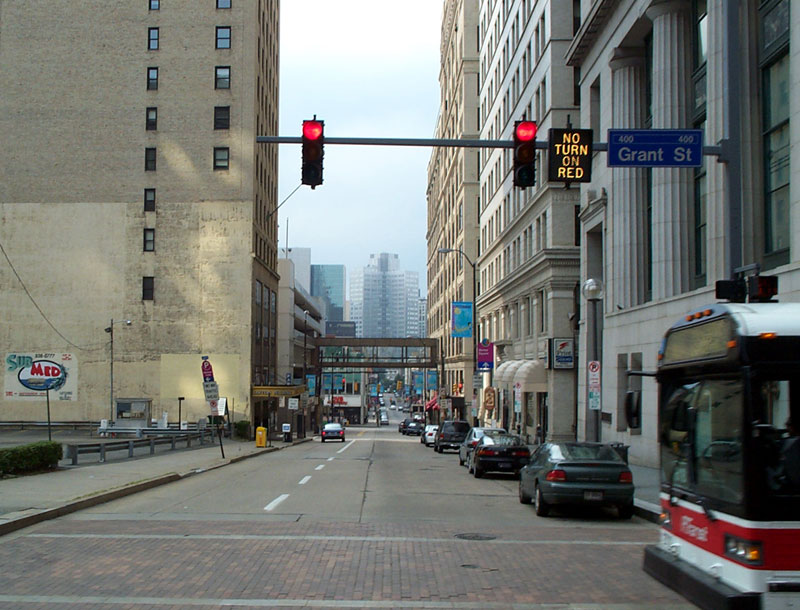
#> input picture Hough Transform/Senior Design python code/Forbes.jpg, 800 x 610 px
$ python -i detect_Shapes.py   (imports and definitions only)   (older library calls are emulated)
#> lines starting #> are read from the running program, lines starting #| are printed output that depends on the picture; after the words box and inside, x2 and y2 are one past the last pixel; in counts of white or black regions, pixels touching at a corner belong together
# -*- coding: utf-8 -*-
"""
Created on Wed Feb 27 10:13:19 2019

@author: Alexander
"""

# import the necessary packages
from lib.shapeDetector import ShapeDetector
from lib.colorLabeler import ColorLabeler
import argparse
import imutils
import cv2
import json

file_json = "./data/output/train.json"
fulljson = []
rects = []


def extractShapes(imagePath,target_color="red", target_shape="rectangle", testcontrol=False):
#> called with imagePath = 'Forbes.jpg', target_color = 'red', target_shape = 'rectangle', testcontrol = False
    rects = []
    # load the image and resize it to a smaller factor so that
    # the shapes can be approximated better
    image = cv2.imread(imagePath)
#> image is the input picture: shape (610, 800, 3); mean B, G, R 113.7, 118.2, 115.8
    resized = imutils.resize(image, width=1000)
    #resized = image
    ratio = image.shape[0] / float(resized.shape[0])
#> ratio = 0.801

    # blur the resized image slightly, then convert it to both
    # grayscale and the L*a*b* color spaces
    #blurred = cv2.GaussianBlur(resized, (5, 5), 0)
    blurred = resized

    gray = cv2.cvtColor(blurred, cv2.COLOR_BGR2GRAY)
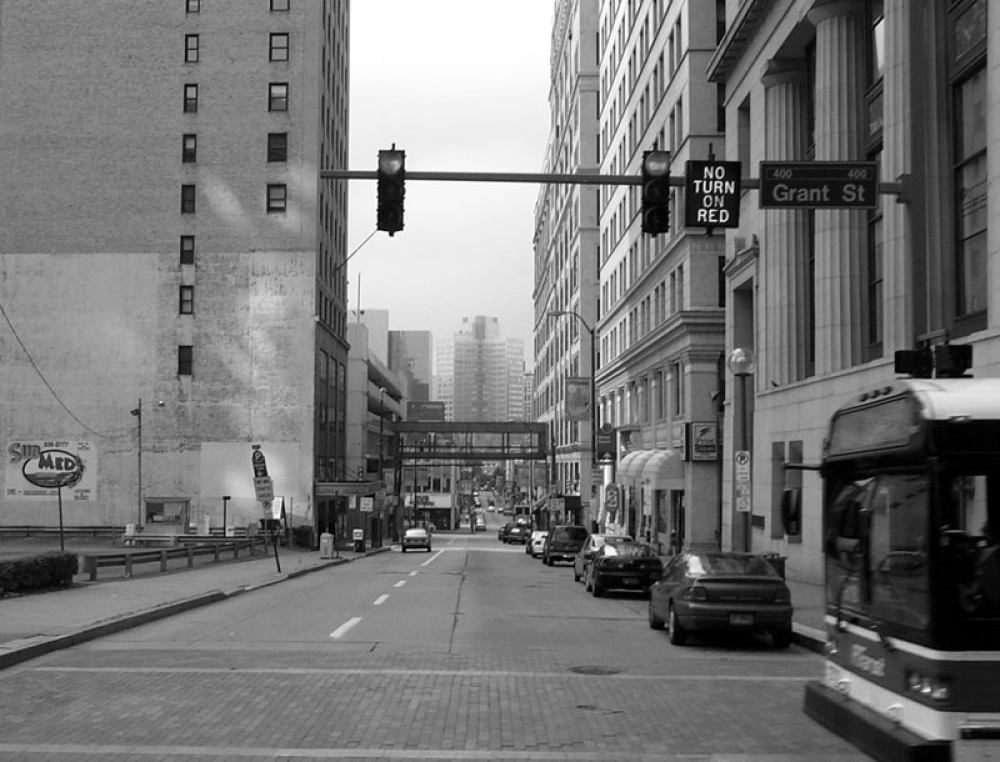
#> gray: shape (762, 1000); min 0, max 255, mean 116.9

    lab = cv2.cvtColor(blurred, cv2.COLOR_BGR2LAB)
#> lab: shape (762, 1000, 3); mean of channels 0, 1, 2 123.7, 126.6, 130.3

    thresh = cv2.threshold(gray, 20, 255, cv2.THRESH_BINARY)[1]
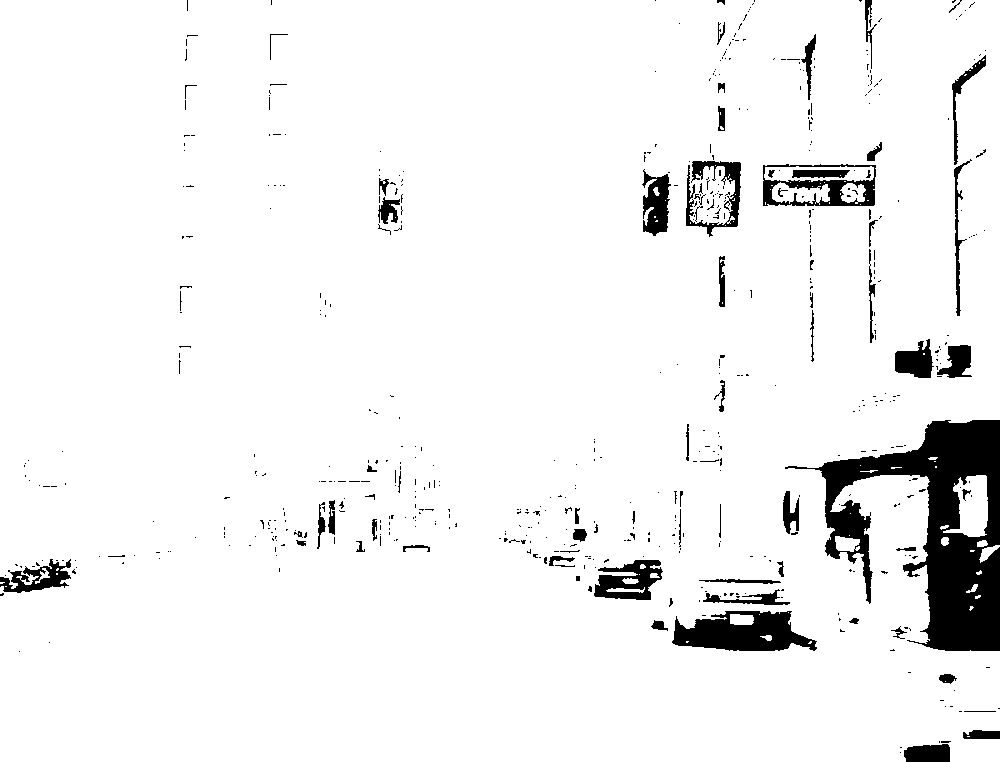
#> thresh: shape (762, 1000); 94.5% white; 579 black regions (502 under 20 px)

    if testcontrol ==True:
        cv2.imwrite("./Data/output/resized.jpg", resized)
        cv2.imwrite("./Data/output/blurred.jpg", blurred)
        cv2.imwrite("./Data/output/gray.jpg", gray)
        cv2.imwrite("./Data/output/lab.jpg", lab)
        cv2.imwrite("./Data/output/thresh.jpg", thresh)

    # find contours in the thresholded image
    cnts = cv2.findContours(thresh.copy(), cv2.RETR_EXTERNAL,
    	cv2.CHAIN_APPROX_SIMPLE)
#> cnts = 27 contours, 19 with area under 20; largest, box (x1, y1, x2, y2) and area: (0, 0, 1000, 762) 735110, (943, 475, 988, 537) 1625, (835, 536, 860, 552) 268, (979, 545, 1000, 563) 134, (35, 568, 50, 584) 50, (941, 537, 949, 546) 48, (977, 540, 988, 547) 47, (966, 584, 978, 593) 33

    cnts = cnts[0] if imutils.is_cv2() else cnts[1]

    # initialize the shape detector and color labeler
#> (the run stopped early here; a loop or call above may not have finished)
